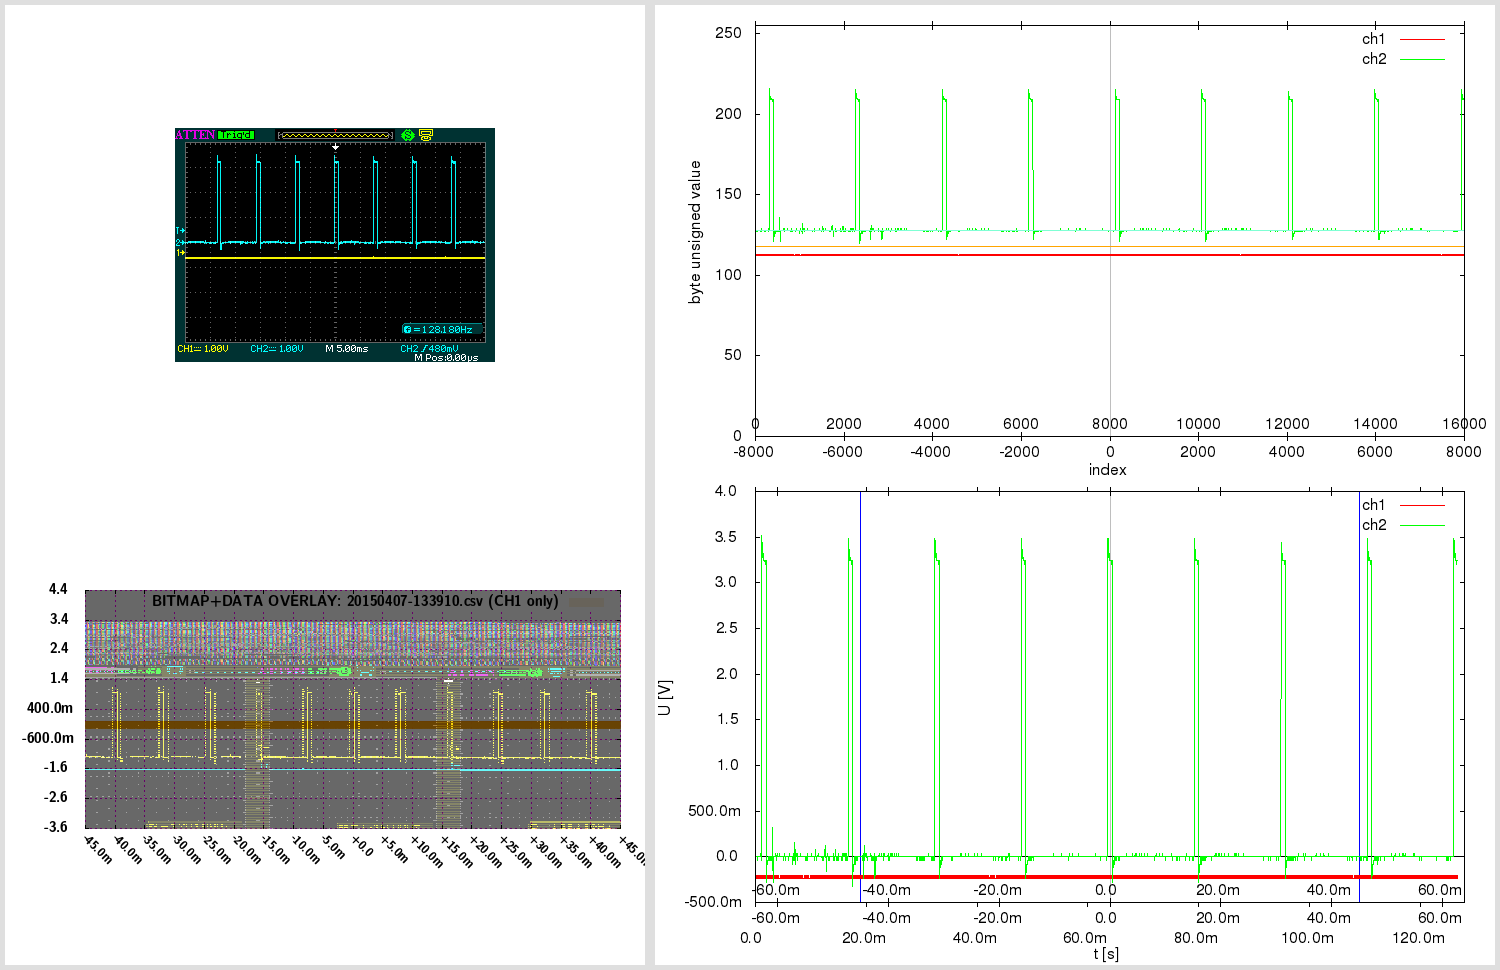

Generate this figure with gnuplot:

# 20150407-133910.gnuplot [generated by /home/warreee/attenload/adsparse-wave.pl]
# single gnuplot file, with two potentially independent scripts
# generates three plots: one based on integer, other based on real (SI) values
# and one bitmap overlay - and then montages them using ImageMagick

# attengrab .csv can just be centered (over t)
# -> the x=0 (t=0) will correspond to scope center
# (but .DAV/.CSV will also need extra sample alignment)

# in Linux, to see available fonts, do:
# fc-list --verbose | grep 'fullname:' | less
# the two fonts used here:
# LMSansDemiCond10-Regular or "Latin Modern Sans Demi Cond"; and Helvetica
# Helvetica doesn't even get reported on my system:
# $ fc-list --verbose | grep 'fullname:' | grep -i 'Helvetica\|Demi Cond'
#	fullname: "LM Sans Demi Cond 10 Regular"(s) "LMSansDemiCond10-Regular"(s)


print "Gnuplotting..."

## "master settings" (shared between both parts of script)

# line color - specified by linestyles
set style line 1 linetype 1 linecolor rgb "red"
set style line 2 linetype 1 linecolor rgb "green"
set style line 3 linetype 1 linecolor rgb "orange"
set style line 4 linetype 1 linecolor rgb "aquamarine"
set style line 5 linetype -1 linecolor rgb "black"
set style line 6 linetype -1 linecolor rgb "gray"
set style line 7 linetype 1 linecolor rgb "blue"


# VARIABLES ########### ########### ###########

fnbase="20150407-133910"
fn_bmp = fnbase . ".bmp"
fn_pngr = fnbase . "_r.png"
fn_pngi = fnbase . "_i.png"
fn_pngov = fnbase . "_ov.png"
fn_pngt = fnbase . "_tmp.png"
fn_pngo = fnbase . ".png"

# scope screen(shot) properties
tdiv = 0.005          # T/DIV (50e-9)
toffs = 0        # time offset (scope) (200e-9)
vdiv1 = 1        # V/DIV CH1 (500e-3)
vdiv2 = 1         # V/DIV CH2 (50e-3)
voffs1 = -0.4         # volt offset CH1 (-1.5)
voffs2 = 0       # volt offset CH2 (100e-3)
sampintp  = 8e-06    # (500e-12)
sampintf  = 1/sampintp
sratacqf  = 125000      # (250e6)
sratacqp  = 1/sratacqf
#osf = 1.0    # oversample factor (multiplies .CSV and .DAV time domain) # unused here
adsFactor = 1.28

# (edges of current capture and divisions)
scope_hdiv=18
scope_vdiv=8
# enforce floating point (see below)
scope_trange = scope_hdiv*tdiv*1.0    # (900e-9)
scope_left=toffs-(scope_trange/2)     # (-250e-9)
scope_right=toffs+(scope_trange/2)    # (650e-9)
scope_bottom=-voffs1-(scope_vdiv*vdiv1/2) # -500e-3
scope_top=-voffs1+(scope_vdiv*vdiv1/2)    # 3.5

totalch1Vspan=scope_vdiv*vdiv1
totalch2Vspan=scope_vdiv*vdiv2
ch1Vcoeff = adsFactor*totalch1Vspan/(2**8)
ch2Vcoeff = adsFactor*totalch2Vspan/(2**8)

voffs1int = voffs1/ch1Vcoeff  # -10
voffs2int = voffs2/ch2Vcoeff  # 0

acsv_fn = fnbase . '.csv' # '20130020-013902.csv' # from attenload tmp_wav
acsz=16000         # tmp_wav/.csv size (900)
fts=8e-06         # final timestep (sampling period)
# here scope_trange could be 18*1, with acsz 16000;
# if as integer, 18/16000 would be 0 - enforce floating point
# above enforcing scope_trange to float doesn't work,
# must again here:
tdivp = 1.0*scope_trange/acsz   # sampling rate, based on scope range and numsamples in tmp (1ns)
tdivf = 1/tdivp             # freq based on that sampling rate

# just in case - not needed usually:
triglevel=480e-3
trigholdoff=100e-9

toffsamp = toffs/fts		# 0
# time finetune offset - int (samples) (depends on range)
tfoi = -164


#### extract bitmap from .png, if .bmp not present
# was -crop 480x234+10+10; now -crop 480x234+95+128

cmdstr = 'if (! test -f "'.fn_bmp.'") ; then \
  echo -n "'.fn_bmp.' not found .. " ; \
  if [ -f "'.fn_pngo.'" ] ; then \
    echo -n "'.fn_pngo.' found - extracting" ; \
    convert -crop 480x234+95+128 "'.fn_pngo.'" "'.fn_bmp.'" ; \
  else \
    echo -n "'.fn_pngo.' not found - cannot extract" ; \
  fi ; \
else \
  echo -n "'.fn_bmp.' found - using that" ; \
fi; echo'

#print cmdstr
# note - since cmdstr above uses double quotes,
# must use single quotes for bash here!:
print system("bash -c '". cmdstr ."' 2>&1")


##################################
###### plot directly with unsigned byte data

set terminal png size 840,480
set termoption enhanced
set termoption font "Helvetica, 12"

set output fn_pngi
set datafile separator ","

# set axis label
set xlabel "index" offset 0.0,0.8
set ylabel "byte unsigned value" offset 1.0,0.0


# horizontal line as functions
zeroline(x)=128
ch1offs(x)=128+voffs1int # (-10)
ch2offs(x)=128+voffs2int # (0)

# vertical line - headless arrow
# "y" scope axis in middle:
ymI = acsz/2
set arrow from ymI,0 to ymI,255 nohead ls 5
# time offset:
toI = ymI - toffs/fts
set arrow from toI,0 to toI,255 nohead ls 6


# must use multiplot here, to have two x-axes
# and thus, must set lmargin, so both graphs match

set size 1.0,0.9      # 0.1/2 = 0.05
set bmargin 0
set lmargin 10
set yrange [0:255] # 8-bit


set multiplot

set origin 0,0.1
set xrange [0:acsz]
set xtics in
set xtics offset 0,graph 0.08
plot \
  zeroline(x) with lines notitle ls 5,\
  acsv_fn using 1:2 with lines title "ch1" ls 1, \
  "" using 1:3 with lines title "ch2" ls 2, \
  ch1offs(x) with lines notitle ls 3, \
  ch2offs(x) with lines notitle ls 4

unset arrow # if big offset, line from prev. can 'leak' in next at diff place, so reset

set origin 0,0.1
set xtics out
set xtics offset 0,graph 0.02
set xrange [-acsz/2:acsz/2-1]
#set xtics nomirror 500
set noytics
set noylabel
unset xlabel # set xlabel ""
set border 1
plot 0 notitle

set nomultiplot


### reset previous settings
#unset border # no work for default
set border    # Draw default borders:
set ytics
unset yrange


##################################
###### plot with converted real SI units

# reset # resets set style line!

set terminal png size 840,480
set termoption enhanced
set termoption font "Helvetica, 12"

set output fn_pngr
set datafile separator ","

# set axis label
set xlabel "t [s]" offset 0.0,0.1
set ylabel "U [V]" offset 1.0,0.0

# axis tics format
set format y "%.1s%c"
set format x "%.1s%c"


# horizontal line as functions
zerolineR(x)=0
# don't show real offsets; they could be way off depending on V/DIV
#ch1offsR(x)=0+(-0.4)
#ch2offsR(x)=0+(0)

# "y" scope axis in middle (the +1 added to ymI so it snaps at 0):
ymR=(ymI+1)*fts
set arrow from ymR,graph 0 to ymR,graph 1 nohead ls 5
# time offset:
toR=toI*fts
set arrow from toR,graph 0 to toR,graph 1 nohead ls 6
# indicate scope range here too
set arrow from scope_left+toR,graph 0 to scope_left+toR,graph 1 nohead ls 7
set arrow from scope_right+toR,graph 0 to scope_right+toR,graph 1 nohead ls 7


# must use multiplot here, to have two x-axes
# and thus, must set lmargin, so both graphs match

set size 1.0,0.9      # 0.1/2 = 0.05
set bmargin 0
set lmargin 10
set yrange [] writeback # since we don't set explicity, must save autorange
set autoscale y

set multiplot

set origin 0,0.13
set xrange [0:acsz*fts]
set xtics out
set xtics offset 0,graph -0.03
plot \
  zerolineR(x) with lines notitle ls 5,\
  acsv_fn using ($4+tfoi*fts):5 with lines title "ch1" ls 1, \
  "" using ($4+tfoi*fts):6 with lines title "ch2" ls 2

set yrange restore # this saves the found yrange after `plot`
unset arrow # if big offset, line from prev. can 'leak' in next at diff place, so reset

set origin 0,0.13
set xtics out
set xtics offset 0,graph 0.02
set xrange [(-acsz/2)*fts:(acsz/2-1)*fts]
set noytics
set noylabel
unset xlabel # set xlabel ""
set border 1
plot GPVAL_Y_MIN notitle

set origin 0,0.13
set xtics in
set xtics offset 0,graph 0.08
# wrong to put xrange [scope_left:scope_right] here;
# as [scope_left:scope_right] could be a snippet,
# and this graph shows entire capture!
# simply move the previous scale for toffset
toRR=(acsz/2.)*fts-toR
set xrange [(-acsz/2)*fts+toRR:(acsz/2-1)*fts+toRR]
set noytics
set noylabel
unset xlabel # set xlabel ""
set border 1
plot GPVAL_Y_MIN notitle

set nomultiplot


##################################
###### plot with bitmap and data overlay

# here 840,480 remains as output png size,
# even if not set explicitly; also, make
# the height smaller - so can have gravity North in montage

set terminal png truecolor size 640,305 # size 840,480
set termoption enhanced
myfont="LMSansDemiCond10-Regular"   # LMSansDemiCond10-Regular or "Latin Modern Sans Demi Cond"
# cannot do concatenation direct in termoption line, so in separate string
myfontb="".myfont.", 12"
set termoption font myfontb

set output fn_pngov
set datafile separator ","


set autoscale
unset xtics
unset ytics
unset border
unset arrow # delete all arrows
unset object # (hopefully) delete objects?

set xrange [scope_left:scope_right]
xticstep=(scope_right-scope_left)/scope_hdiv
set xtics in scope_left,xticstep,scope_right scale 1
set yrange [scope_bottom:scope_top]
yticstep=(scope_top-scope_bottom)/scope_vdiv
set ytics in scope_bottom,yticstep,scope_top scale 1
set grid xtics ytics back linecolor rgb "magenta"
# right is only gnuplot 4.6 - without it ok w/ 4.4
#set xtics rotate by -45 offset 2.5,-1.50 right format "%+.1s%c" font myfont.',10'
set xtics rotate by -45 offset 0.0,0.0 format "%+.1s%c" font myfont.',10'
set key noenhanced

# dimensions of scope screenshot bitmap
bmp_w=480
bmp_h=234

# alpha bmp transparency [0:255]
bmp_alpha = 150
# boxes fillstyle transparent solid 0.10
box_transp = (1.-(acsz/16384.))*0.9 + 0.10

# plot string for data in transparent bitmap:
plot1au = "(($0-acsz/2.+tfoi)*fts+toffs):($5)"

# bmp_w=480 bmp_h=234 ; inside 451x201+15+14
# on plot: scope_left:scope_right and scope_bottom:scope_top!
# (so toffset is built in!)

bdx = scope_trange/(451.0-1)  # [s/pixel] /451: 1.99557e-09 vs 2.000e-9 manually
bdy = totalch1Vspan/(201.0-1) # [V/pixel] /201: 0.0199005 vs 0.02005 manually
bofx = -((scope_trange/2.0)-toffs+(15.0+0)*bdx) #-15.0*bdx # -2.8e-7
bofy = -((totalch1Vspan/2.0)+voffs1+(14.0+5)*bdy) #-14.0*bdy # -0.88

# seems `boxes fillstyle transparent solid 0.40` makes some seethroughs
# or something with bmp alpha overlay; but even without, all the same?
# because the red + blue (somehow inverted) creates a gray.. better green or orange

_plot_str = "zerolineR(x) with lines notitle ls 1,\
acsv_fn \
  using ".plot1au." with boxes fillstyle transparent solid box_transp noborder linestyle 3\
  title 'BITMAP+DATA OVERLAY: '.acsv_fn.' (CH1 only)',\
fn_bmp \
  binary array=(bmp_w,bmp_h) skip=54 format='%uchar' \
  dx=bdx dy=bdy origin=(bofx,bofy) \
  using 1:2:3:(bmp_alpha) \
  with rgbalpha t ''"

# seems actual plot in screenshot bitmap (480 × 234)
#  is at: 451x201+15+14; aspect ratio 201/451 = 0.445676
set size ratio 0.445676

eval("plot " . _plot_str)




##################################
###### montage commands

# used to be in attengrab; now here
# call ImageMagick montage via system
# and montage in `gnuplot` (easier to separate)

print "Montaging images..."
# this works in ImageMagick 6.6.2-6, but not in 6.5.7-8
#      '.fn_pngov.' -gravity Center -extent x480  \#
# must spec -extent 640x480 for 6.5

cmdstr = 'montage \
  <(montage \
    <(convert \
      '.fn_bmp.' -gravity Center -crop 640x480-10+0! -flatten  \
      bmp:-) \
    <(convert \
      '.fn_pngov.' -gravity Center -extent 640x480  \
      bmp:-) \
  -tile 1x -geometry +0+0  \
  bmp:-) \
  <(montage \
    '.fn_pngi.' \
    '.fn_pngr.' \
  -tile 1x -geometry +0+0  \
  bmp:-) \
-geometry +0+0 -border 5 \
'.fn_pngo

print cmdstr
print system('bash -c "'. cmdstr .'" 2>&1')

print "Deleting temp files ..."

delcmd = "rm"

# leave the bitmap for now
# actually, let attengrab handle it - since
# it may need to be re-taken!
# #cmdstr = delcmd ." ". fn_bmp
# #print cmdstr . "  " . system(cmdstr . " 2>&1")

cmdstr = delcmd ." ". fn_pngr
print cmdstr . "  " . system(cmdstr . " 2>&1")

cmdstr = delcmd ." ". fn_pngi
print cmdstr . "  " . system(cmdstr . " 2>&1")

cmdstr = delcmd ." ". fn_pngov
print cmdstr . "  " . system(cmdstr . " 2>&1")




# note:
# set terminal png size 840,480 # size defaults to 640x480 px
# set terminal pdf size 10,3 # size defaults to 5x3 in
# enhanced text: set termoption enhanced

# vertical line - headless arrow
# need ymin and ymax; gnuplot gives them only after plot -
# - and even then they do not correspond to end ticks
# - and even then, cannot get the arrow to show, after the second `plot`
# .. nor can I edit it anyhow; it must run before the first `plot`
# so instead of that, position y coordinates relative to graph (0 to 1)
#set arrow 1 from graph 0.5,0 to graph 0.5,1 nohead ls 5

# in multiplot, yrange should be after the size command
# note: xrange could be 2250 or 450
# so leave it to autoscale here? will be accurate since it's integer index...
# now set explicitly by script # below in multiplot

# axis tics format
# for engineering notation - 'help format specifiers':
# "A 'scientific' power is one such that the exponent is a multiple of three."

# print "Montaging images..."

# "The 'tile' size is then set to the largest dimentions
# of all the resized images, and the size actually specified."
# "by removing the 'size' component, non of the images will
# be resized, and the 'tile' size will be set to the largest
# dimensions of all the images given"
# not so simple: http://unix.stackexchange.com/questions/4046/
# can be done in one command with bash subprocess pipes (bash only)
# was: .fn_bmp.' -gravity NorthWest ; fn_pngov.' -gravity North
# can pad with -gravity Center -extent 640x480;
# but also with crop! -flatten - there have offset too!
# -geometry +2+2 can also mess up the last -border 5 !

# bmp scale worked for:
# bmp_w=480 bmp_h=234 ; inside 451x201+15+14
# tdiv = 5e-08,  toffs = 2e-07,  vdiv1 = 0.5,   voffs1 = -1.5,
# dx=2.000e-9 dy=0.02005 origin=(-2.8e-7,-0.88) for
# tspan = 18*tdiv = 18*5e-08 = 9e-07s
# vspan1 = 8*vdiv1 = 8*0.5 = 4V
# tspan/451 = 9e-07/451 = 1.99557e-09 s/pixel
# vspan1/201 = 4/201 = 0.0199005 V/pixel
# bdx=tspan/(451-1) = '9e-07/(451-1)' = 2e-09
# bdy=vspan1/(201-1) = '4/(201-1)' = 0.02
# 15*bdx = 15*2e-9 = 3e-08
# 14*bdy = 14*0.02 = 0.28
# 15*1.99557e-09 = 2.99335e-08
# 14*0.0199005 = 0.278607
